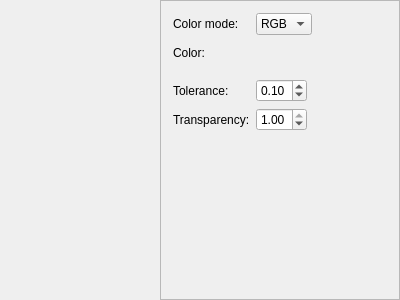
<?xml version="1.0" encoding="UTF-8"?>
<ui version="4.0">
 <class>ImageTransparentGUI</class>
 <widget class="QWidget" name="ImageTransparentGUI">
  <property name="geometry">
   <rect>
    <x>0</x>
    <y>0</y>
    <width>400</width>
    <height>300</height>
   </rect>
  </property>
  <property name="windowTitle">
   <string notr="true">Form</string>
  </property>
  <layout class="QHBoxLayout" name="horizontalLayout">
   <property name="spacing">
    <number>0</number>
   </property>
   <property name="leftMargin">
    <number>0</number>
   </property>
   <property name="topMargin">
    <number>0</number>
   </property>
   <property name="rightMargin">
    <number>0</number>
   </property>
   <property name="bottomMargin">
    <number>0</number>
   </property>
   <item>
    <widget class="BasicImageView" name="imageView" native="true"/>
   </item>
   <item>
    <widget class="QFrame" name="uiArea">
     <property name="minimumSize">
      <size>
       <width>240</width>
       <height>0</height>
      </size>
     </property>
     <property name="frameShape">
      <enum>QFrame::StyledPanel</enum>
     </property>
     <property name="frameShadow">
      <enum>QFrame::Raised</enum>
     </property>
     <layout class="QVBoxLayout" name="verticalLayout">
      <property name="spacing">
       <number>-1</number>
      </property>
      <property name="leftMargin">
       <number>12</number>
      </property>
      <property name="topMargin">
       <number>12</number>
      </property>
      <property name="rightMargin">
       <number>12</number>
      </property>
      <property name="bottomMargin">
       <number>12</number>
      </property>
      <item>
       <layout class="QFormLayout" name="formLayout">
        <property name="sizeConstraint">
         <enum>QLayout::SetDefaultConstraint</enum>
        </property>
        <item row="0" column="0">
         <widget class="QLabel" name="label">
          <property name="sizePolicy">
           <sizepolicy hsizetype="Preferred" vsizetype="Preferred">
            <horstretch>0</horstretch>
            <verstretch>0</verstretch>
           </sizepolicy>
          </property>
          <property name="text">
           <string>Color mode:</string>
          </property>
         </widget>
        </item>
        <item row="0" column="1">
         <widget class="QComboBox" name="colorMode">
          <property name="sizePolicy">
           <sizepolicy hsizetype="Maximum" vsizetype="Fixed">
            <horstretch>0</horstretch>
            <verstretch>0</verstretch>
           </sizepolicy>
          </property>
          <item>
           <property name="text">
            <string>RGB</string>
           </property>
          </item>
          <item>
           <property name="text">
            <string>HSL</string>
           </property>
          </item>
          <item>
           <property name="text">
            <string>HSV</string>
           </property>
          </item>
         </widget>
        </item>
        <item row="2" column="0">
         <widget class="QLabel" name="label_3">
          <property name="text">
           <string>Tolerance:</string>
          </property>
         </widget>
        </item>
        <item row="2" column="1">
         <widget class="QDoubleSpinBox" name="toleranceValue">
          <property name="sizePolicy">
           <sizepolicy hsizetype="Maximum" vsizetype="Fixed">
            <horstretch>0</horstretch>
            <verstretch>0</verstretch>
           </sizepolicy>
          </property>
          <property name="maximum">
           <double>1.000000000000000</double>
          </property>
          <property name="singleStep">
           <double>0.050000000000000</double>
          </property>
          <property name="value">
           <double>0.100000000000000</double>
          </property>
         </widget>
        </item>
        <item row="1" column="0">
         <widget class="QLabel" name="label_2">
          <property name="text">
           <string>Color:</string>
          </property>
         </widget>
        </item>
        <item row="1" column="1">
         <widget class="QWidget" name="colorSample" native="true">
          <property name="sizePolicy">
           <sizepolicy hsizetype="Fixed" vsizetype="Fixed">
            <horstretch>0</horstretch>
            <verstretch>0</verstretch>
           </sizepolicy>
          </property>
          <property name="minimumSize">
           <size>
            <width>32</width>
            <height>32</height>
           </size>
          </property>
         </widget>
        </item>
        <item row="3" column="0">
         <widget class="QLabel" name="label_4">
          <property name="text">
           <string>Transparency:</string>
          </property>
         </widget>
        </item>
        <item row="3" column="1">
         <widget class="QDoubleSpinBox" name="doubleSpinBox">
          <property name="sizePolicy">
           <sizepolicy hsizetype="Maximum" vsizetype="Fixed">
            <horstretch>0</horstretch>
            <verstretch>0</verstretch>
           </sizepolicy>
          </property>
          <property name="maximum">
           <double>1.000000000000000</double>
          </property>
          <property name="singleStep">
           <double>0.050000000000000</double>
          </property>
          <property name="value">
           <double>1.000000000000000</double>
          </property>
         </widget>
        </item>
       </layout>
      </item>
      <item>
       <spacer name="verticalSpacer">
        <property name="orientation">
         <enum>Qt::Vertical</enum>
        </property>
        <property name="sizeHint" stdset="0">
         <size>
          <width>20</width>
          <height>40</height>
         </size>
        </property>
       </spacer>
      </item>
      <item>
       <widget class="BasicImageViewControl" name="control" native="true"/>
      </item>
     </layout>
    </widget>
   </item>
  </layout>
 </widget>
 <customwidgets>
  <customwidget>
   <class>BasicImageViewControl</class>
   <extends>QWidget</extends>
   <header>gui/image/basic/control.h</header>
   <container>1</container>
  </customwidget>
  <customwidget>
   <class>BasicImageView</class>
   <extends>QWidget</extends>
   <header>gui/image/basic/image_view.h</header>
   <container>1</container>
  </customwidget>
 </customwidgets>
 <resources/>
 <connections/>
</ui>
